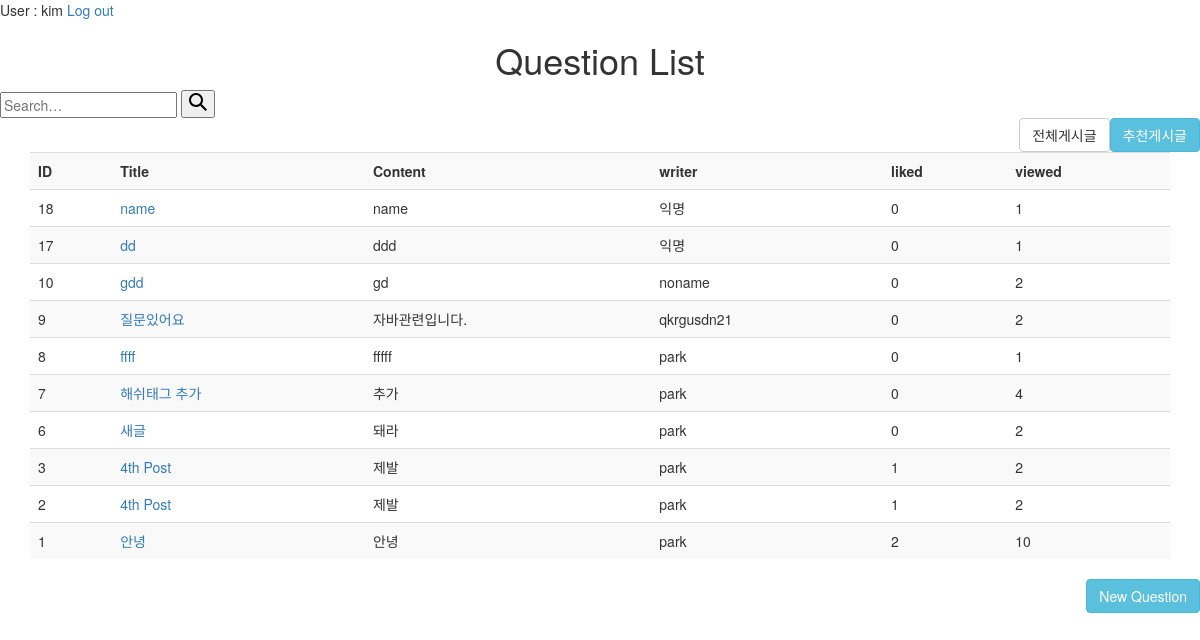
Screenshot of / (signed in) with the database file from the repository.
### users/models.py (models this page shows)
class CustomUser(AbstractUser):
    objects = CustomUserManager()

class Article(models.Model):
    title = models.CharField(max_length = 100)
    content = models.TextField()
    user = models.ForeignKey(CustomUser, on_delete=models.CASCADE,)
    hits = models.IntegerField(default = 0)
    anonymity = models.BooleanField(default=True)
    @property #get 역할을 한다고 봐도 무방하다.
    def like_count(self):
      return self.like_user_set.count()
    like_user_set = models.ManyToManyField(
        CustomUser,
        null=True,
        blank=True,
        related_name='like_user_set',
        through='Like',
    )
    tags = TaggableManager(
        verbose_name= 'tags',
        help_text= 'A comma-separated list of tags.',
        blank=True,
        through=TaggedPost,
    )
    class Meta:
        ordering = ['-id']

### users/views.py (the view)
# urls.py: 2. Add a URL to urlpatterns:  path('', views.home, name='home')
def home(request):
    articles = Article.objects.all()
    return render(request, 'home.html', {'articles' : articles})

### users/templates/home.html (shortened to what this page needs)
<!DOCTYPE html>
<html lang="en">
<head>
    <link rel="stylesheet" href="https://maxcdn.bootstrapcdn.com/bootstrap/3.3.7/css/bootstrap.min.css">
</head>
<body>
{% load socialaccount %}
{% if user.is_authenticated %}
<p>User : {{ user.username }} <a href="{% url 'logout' %}">Log out</a></p>
{% if tag_name %}
<h1><center>#{{tag_name}} tagged Questions</center></h1>
{% elif recommend %}
<h1><center>Recommend Questions </center></h1>
{% else %}
<h1><center>Question List</center></h1>
{% endif %}
<form id="search"  action="/users/search/" method="get" class="searchbar js-searchbar" autocomplete="off" role="search">
                    <div class="ps-relative">
                        <input name="q" type="text" placeholder="Search…" value="" autocomplete="off" maxlength="240" class="s-input js-search-field ">
                        <button type="submit" aria-label="Search…" class="s-btn s-btn__primary s-btn__icon btn-topbar-primary js-search-submit"><svg aria-hidden="true" class="svg-icon iconSearch" width="18" height="18" viewBox="0 0 18 18"><path d="M18 16.5l-5.14-5.18h-.35a7 7 0 1 0-1.19 1.19v.35L16.5 18l1.5-1.5zM12 7A5 5 0 1 1 2 7a5 5 0 0 1 10 0z"></path></svg></button>
                    </div>
</form>
<a class="btn btn-info pull-right" href = "{% url 'recommend' user.id %}">추천게시글</a>
<a class="btn btn-default pull-right" href = "{% url 'home' %}">전체게시글</a>
  {% if not articles %}
    <br><h2 style="text-align : center">더 많은 질문을 입력할수록 추천 정확도가 높아집니다.</h2>
  {% else %}
    <div class="container">
    <table class="table table-striped">
      <tr>
        <th>ID</th>
        <th>Title </th>
        <th>Content</th>
        <th>writer</th>
        <th>liked</th>
        <th>viewed</th>
      </tr>
      <tr>
      {% for article in articles%}
        <td> {{ article.id }} </td>
        <td> <a href ="{%url 'show_article' article.id %}" >{{ article.title }}</a></td>
        <td> {{ article.content }}</td>
        {% if article.anonymity %}
        <td> 익명 </td>
        {% else %}
        <td> {{ article.user }} </td>
        {% endif %}
        <td> {{ article.like_count }}</td>
        <td> {{ article.hits }}</td>
      </tr>
      {% endfor %}
    </table>
    </div>
  {% endif %}
  <a class="btn btn-info pull-right" href = "{%url 'add_article' %}"> New Question </a>
{% else %}
  <p><a href="{% url 'signup' %}">Sign Up</a></p>
  <p><a href="{% url 'login' %}">Log In </a></p>
  <p><a href="{% provider_login_url 'google' %}">Log In with Gmail</a></p>
{% endif %}
</body>
</html>

### rows the page displays
CustomUser: username "kim"
Article: id "18", title "name", content "name", anonymity "익명", like_count "0", hits "1"
Article: id "17", title "dd", content "ddd", anonymity "익명", like_count "0", hits "1"
Article: id "10", title "gdd", content "gd", user "noname", like_count "0", hits "2"
Article: id "9", title "질문있어요", content "자바관련입니다.", user "qkrgusdn21", like_count "0", hits "2"
Article: id "8", title "ffff", content "fffff", user "park", like_count "0", hits "1"
Article: id "7", title "해쉬태그 추가", content "추가", user "park", like_count "0", hits "4"
Article: id "6", title "새글", content "돼라", user "park", like_count "0", hits "2"
Article: id "3", title "4th Post", content "제발", user "park", like_count "1", hits "2"
Article: id "2", title "4th Post", content "제발", user "park", like_count "1", hits "2"
Article: id "1", title "안녕", content "안녕", user "park", like_count "2", hits "10"
